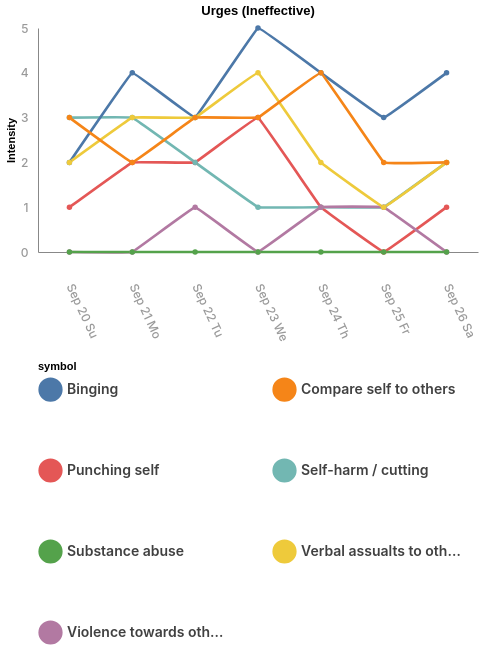

Specify this chart in Vega-Lite:
### Vega-Lite specification from a JSON file in a GitHub repository (floating-point values rounded to 4 significant figures)
{"$schema": "https://vega.github.io/schema/vega-lite/v5.json", "description": "A basic line chart example.", "width": 440, "height": 224, "padding": 5, "title": "Urges (Ineffective)", "data": {"values": [{"value": 1, "date": "2020-09-20", "symbol": "Punching self"}, {"value": 3, "date": "2020-09-20", "symbol": "Self-harm / cutting"}, {"value": 2, "date": "2020-09-20", "symbol": "Binging"}, {"value": 0, "date": "2020-09-20", "symbol": "Violence towards others"}, {"value": 2, "date": "2020-09-20", "symbol": "Verbal assualts to others"}, {"value": 3, "date": "2020-09-20", "symbol": "Compare self to others"}, {"value": 0, "date": "2020-09-20", "symbol": "Substance abuse"}, {"value": 2, "date": "2020-09-21", "symbol": "Punching self"}, {"value": 3, "date": "2020-09-21", "symbol": "Self-harm / cutting"}, {"value": 4, "date": "2020-09-21", "symbol": "Binging"}, {"value": 0, "date": "2020-09-21", "symbol": "Violence towards others"}, {"value": 3, "date": "2020-09-21", "symbol": "Verbal assualts to others"}, {"value": 2, "date": "2020-09-21", "symbol": "Compare self to others"}, {"value": 0, "date": "2020-09-21", "symbol": "Substance abuse"}, {"value": 2, "date": "2020-09-22", "symbol": "Punching self"}, {"value": 2, "date": "2020-09-22", "symbol": "Self-harm / cutting"}, {"value": 3, "date": "2020-09-22", "symbol": "Binging"}, {"value": 1, "date": "2020-09-22", "symbol": "Violence towards others"}, {"value": 3, "date": "2020-09-22", "symbol": "Verbal assualts to others"}, {"value": 3, "date": "2020-09-22", "symbol": "Compare self to others"}, {"value": 0, "date": "2020-09-22", "symbol": "Substance abuse"}, {"value": 3, "date": "2020-09-23", "symbol": "Punching self"}, {"value": 1, "date": "2020-09-23", "symbol": "Self-harm / cutting"}, {"value": 5, "date": "2020-09-23", "symbol": "Binging"}, {"value": 0, "date": "2020-09-23", "symbol": "Violence towards others"}, {"value": 4, "date": "2020-09-23", "symbol": "Verbal assualts to others"}, {"value": 3, "date": "2020-09-23", "symbol": "Compare self to others"}, {"value": 0, "date": "2020-09-23", "symbol": "Substance abuse"}, {"value": 1, "date": "2020-09-24", "symbol": "Punching self"}, {"value": 1, "date": "2020-09-24", "symbol": "Self-harm / cutting"}, {"value": 4, "date": "2020-09-24", "symbol": "Binging"}, {"value": 1, "date": "2020-09-24", "symbol": "Violence towards others"}, {"value": 2, "date": "2020-09-24", "symbol": "Verbal assualts to others"}, {"value": 4, "date": "2020-09-24", "symbol": "Compare self to others"}, {"value": 0, "date": "2020-09-24", "symbol": "Substance abuse"}, {"value": 0, "date": "2020-09-25", "symbol": "Punching self"}, {"value": 1, "date": "2020-09-25", "symbol": "Self-harm / cutting"}, {"value": 3, "date": "2020-09-25", "symbol": "Binging"}, {"value": 1, "date": "2020-09-25", "symbol": "Violence towards others"}, {"value": 1, "date": "2020-09-25", "symbol": "Verbal assualts to others"}, {"value": 2, "date": "2020-09-25", "symbol": "Compare self to others"}, {"value": 0, "date": "2020-09-25", "symbol": "Substance abuse"}, {"value": 1, "date": "2020-09-26", "symbol": "Punching self"}, {"value": 2, "date": "2020-09-26", "symbol": "Self-harm / cutting"}, {"value": 4, "date": "2020-09-26", "symbol": "Binging"}, {"value": 0, "date": "2020-09-26", "symbol": "Violence towards others"}, {"value": 2, "date": "2020-09-26", "symbol": "Verbal assualts to others"}, {"value": 2, "date": "2020-09-26", "symbol": "Compare self to others"}, {"value": 0, "date": "2020-09-26", "symbol": "Substance abuse"}]}, "config": {"view": {"stroke": "transparent"}, "legend": {"orient": "bottom", "columns": 2, "labelColor": "rgba(0, 0, 0, 0.75)", "labelFont": "Inter", "labelFontSize": 14, "labelFontWeight": 600, "rowPadding": 20, "columnPadding": 30, "symbolStrokeWidth": 12, "symbolSize": 150, "symbolType": "circle"}, "axisX": {"orient": "bottom", "format": "%b %d %a", "labelColor": "rgba(0, 0, 0, 0.4)", "labelFont": "Inter", "labelFontWeight": 500, "labelFontSize": 12, "ticks": false, "labelExpr": "substring(datum.label, 0, 9)", "labelPadding": 32, "title": "Date", "grid": false}, "axisY": {"orient": "left", "tickCount": 5, "labelColor": "rgba(0, 0, 0, 0.4)", "labelFont": "Inter", "labelFontWeight": 500, "labelFontSize": 12, "ticks": false, "labelPadding": 10, "grid": false}}, "mark": {"type": "line", "interpolate": "cardinal", "tension": 0.9, "point": true}, "encoding": {"x": {"field": "date", "axis": {"labelAngle": 65}, "type": "ordinal", "timeUnit": "yearmonthdate"}, "y": {"field": "value", "title": "Intensity", "type": "quantitative"}, "color": {"field": "symbol", "type": "nominal"}, "strokeWidth": {"value": 2.7}, "opacity": {"value": 1}}}
